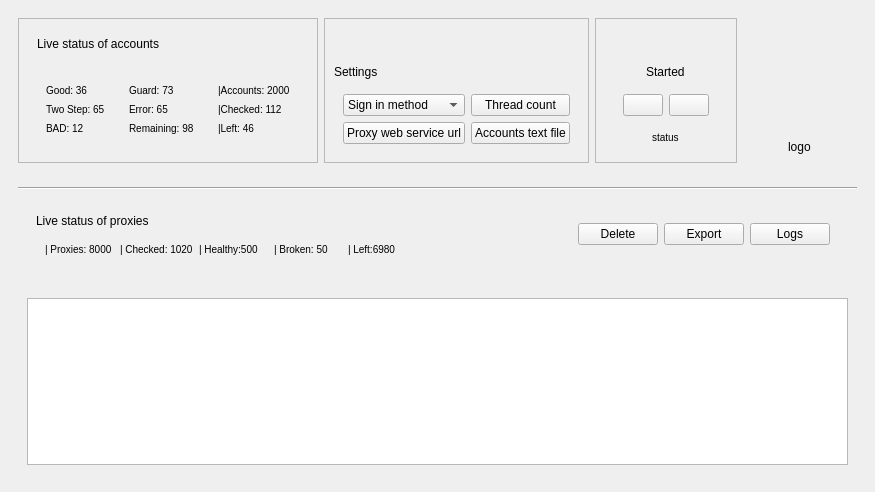
<?xml version="1.0" encoding="UTF-8"?>
<ui version="4.0">
 <class>MainWindow</class>
 <widget class="QMainWindow" name="MainWindow">
  <property name="geometry">
   <rect>
    <x>0</x>
    <y>0</y>
    <width>875</width>
    <height>492</height>
   </rect>
  </property>
  <property name="windowTitle">
   <string>MainWindow</string>
  </property>
  <property name="styleSheet">
   <string notr="true">#widget_2 QLabel{
	font-size: 10px;
}
#proxyStatusWidget QLabel{
	font-size: 10px;
}
#runningStatusTime{
	font-size:10px;
}</string>
  </property>
  <widget class="QWidget" name="centralwidget">
   <layout class="QVBoxLayout" name="verticalLayout">
    <item>
     <widget class="QFrame" name="mainContainer">
      <layout class="QHBoxLayout" name="horizontalLayout">
       <item>
        <widget class="QFrame" name="liveStatusFrame">
         <property name="maximumSize">
          <size>
           <width>305</width>
           <height>160</height>
          </size>
         </property>
         <property name="styleSheet">
          <string notr="true"/>
         </property>
         <property name="frameShape">
          <enum>QFrame::StyledPanel</enum>
         </property>
         <property name="frameShadow">
          <enum>QFrame::Raised</enum>
         </property>
         <layout class="QVBoxLayout" name="verticalLayout_2">
          <item>
           <widget class="QWidget" name="widget" native="true">
            <layout class="QVBoxLayout" name="verticalLayout_6">
             <item>
              <widget class="QLabel" name="live_status">
               <property name="styleSheet">
                <string notr="true"/>
               </property>
               <property name="text">
                <string>Live status of accounts</string>
               </property>
              </widget>
             </item>
            </layout>
           </widget>
          </item>
          <item>
           <widget class="QWidget" name="widget_2" native="true">
            <property name="maximumSize">
             <size>
              <width>285</width>
              <height>103</height>
             </size>
            </property>
            <layout class="QHBoxLayout" name="horizontalLayout_2">
             <item>
              <widget class="QWidget" name="widget_3" native="true">
               <layout class="QVBoxLayout" name="verticalLayout_3">
                <item>
                 <widget class="QLabel" name="good">
                  <property name="text">
                   <string>Good: 36</string>
                  </property>
                 </widget>
                </item>
                <item>
                 <widget class="QLabel" name="two_step">
                  <property name="text">
                   <string>Two Step: 65</string>
                  </property>
                 </widget>
                </item>
                <item>
                 <widget class="QLabel" name="bad">
                  <property name="text">
                   <string>BAD: 12</string>
                  </property>
                 </widget>
                </item>
               </layout>
              </widget>
             </item>
             <item>
              <widget class="QWidget" name="widget_4" native="true">
               <layout class="QVBoxLayout" name="verticalLayout_4">
                <item>
                 <widget class="QLabel" name="guard">
                  <property name="text">
                   <string>Guard: 73</string>
                  </property>
                 </widget>
                </item>
                <item>
                 <widget class="QLabel" name="error">
                  <property name="text">
                   <string>Error: 65</string>
                  </property>
                 </widget>
                </item>
                <item>
                 <widget class="QLabel" name="remainnig">
                  <property name="text">
                   <string>Remaining: 98</string>
                  </property>
                 </widget>
                </item>
               </layout>
              </widget>
             </item>
             <item>
              <widget class="QWidget" name="widget_5" native="true">
               <layout class="QVBoxLayout" name="verticalLayout_5">
                <item>
                 <widget class="QLabel" name="accounts">
                  <property name="styleSheet">
                   <string notr="true"/>
                  </property>
                  <property name="text">
                   <string>|Accounts: 2000</string>
                  </property>
                 </widget>
                </item>
                <item>
                 <widget class="QLabel" name="checked">
                  <property name="text">
                   <string>|Checked: 112</string>
                  </property>
                 </widget>
                </item>
                <item>
                 <widget class="QLabel" name="left">
                  <property name="text">
                   <string>|Left: 46</string>
                  </property>
                 </widget>
                </item>
               </layout>
              </widget>
             </item>
            </layout>
           </widget>
          </item>
         </layout>
        </widget>
       </item>
       <item>
        <widget class="QFrame" name="settingsFrame">
         <property name="frameShape">
          <enum>QFrame::StyledPanel</enum>
         </property>
         <property name="frameShadow">
          <enum>QFrame::Raised</enum>
         </property>
         <layout class="QVBoxLayout" name="verticalLayout_7">
          <item alignment="Qt::AlignBottom">
           <widget class="QLabel" name="label">
            <property name="text">
             <string>Settings</string>
            </property>
           </widget>
          </item>
          <item>
           <widget class="QWidget" name="widget_6" native="true">
            <layout class="QGridLayout" name="gridLayout">
             <item row="1" column="0">
              <widget class="QPushButton" name="addProxy">
               <property name="text">
                <string>Proxy web service url</string>
               </property>
              </widget>
             </item>
             <item row="1" column="1">
              <widget class="QPushButton" name="addAccounts">
               <property name="text">
                <string>Accounts text file</string>
               </property>
               <property name="icon">
                <iconset resource="resources.qrc">
                 <normaloff>:/icons/icons/upload.svg</normaloff>:/icons/icons/upload.svg</iconset>
               </property>
              </widget>
             </item>
             <item row="0" column="0">
              <widget class="QComboBox" name="methods">
               <item>
                <property name="text">
                 <string>Sign in method</string>
                </property>
               </item>
              </widget>
             </item>
             <item row="0" column="1">
              <widget class="QPushButton" name="threads">
               <property name="text">
                <string>Thread count</string>
               </property>
              </widget>
             </item>
            </layout>
           </widget>
          </item>
         </layout>
        </widget>
       </item>
       <item>
        <widget class="QFrame" name="runFrame">
         <property name="frameShape">
          <enum>QFrame::StyledPanel</enum>
         </property>
         <property name="frameShadow">
          <enum>QFrame::Raised</enum>
         </property>
         <layout class="QVBoxLayout" name="verticalLayout_8">
          <item alignment="Qt::AlignBottom">
           <widget class="QWidget" name="widget_7" native="true">
            <layout class="QVBoxLayout" name="verticalLayout_9">
             <item alignment="Qt::AlignHCenter">
              <widget class="QLabel" name="runningStatus">
               <property name="enabled">
                <bool>true</bool>
               </property>
               <property name="sizePolicy">
                <sizepolicy hsizetype="Preferred" vsizetype="Preferred">
                 <horstretch>0</horstretch>
                 <verstretch>0</verstretch>
                </sizepolicy>
               </property>
               <property name="text">
                <string>Started</string>
               </property>
              </widget>
             </item>
             <item>
              <widget class="QWidget" name="playStop" native="true">
               <layout class="QHBoxLayout" name="horizontalLayout_3">
                <item>
                 <widget class="QPushButton" name="playBtn">
                  <property name="text">
                   <string/>
                  </property>
                  <property name="icon">
                   <iconset resource="resources.qrc">
                    <normaloff>:/icons/icons/play.svg</normaloff>:/icons/icons/play.svg</iconset>
                  </property>
                  <property name="iconSize">
                   <size>
                    <width>20</width>
                    <height>20</height>
                   </size>
                  </property>
                 </widget>
                </item>
                <item>
                 <widget class="QPushButton" name="stopBtn">
                  <property name="text">
                   <string/>
                  </property>
                  <property name="icon">
                   <iconset resource="resources.qrc">
                    <normaloff>:/icons/icons/stop-circle.svg</normaloff>:/icons/icons/stop-circle.svg</iconset>
                  </property>
                  <property name="iconSize">
                   <size>
                    <width>23</width>
                    <height>23</height>
                   </size>
                  </property>
                 </widget>
                </item>
               </layout>
              </widget>
             </item>
             <item alignment="Qt::AlignHCenter|Qt::AlignBottom">
              <widget class="QLabel" name="runningStatusTime">
               <property name="text">
                <string>status</string>
               </property>
              </widget>
             </item>
            </layout>
           </widget>
          </item>
         </layout>
        </widget>
       </item>
       <item>
        <widget class="QWidget" name="widget_8" native="true">
         <layout class="QHBoxLayout" name="horizontalLayout_4">
          <item alignment="Qt::AlignHCenter|Qt::AlignBottom">
           <widget class="QLabel" name="sonyLogo">
            <property name="text">
             <string>logo</string>
            </property>
           </widget>
          </item>
         </layout>
        </widget>
       </item>
      </layout>
     </widget>
    </item>
    <item>
     <widget class="QFrame" name="proxiesContainer">
      <layout class="QVBoxLayout" name="verticalLayout_10">
       <item>
        <widget class="Line" name="line">
         <property name="orientation">
          <enum>Qt::Horizontal</enum>
         </property>
        </widget>
       </item>
       <item>
        <widget class="QWidget" name="widget_9" native="true">
         <layout class="QHBoxLayout" name="horizontalLayout_5">
          <item>
           <widget class="QWidget" name="widget_11" native="true">
            <layout class="QVBoxLayout" name="verticalLayout_11">
             <item>
              <widget class="QLabel" name="liveStatusProxies">
               <property name="text">
                <string>Live status of proxies</string>
               </property>
              </widget>
             </item>
             <item>
              <widget class="QWidget" name="proxyStatusWidget" native="true">
               <layout class="QHBoxLayout" name="horizontalLayout_6">
                <item>
                 <widget class="QLabel" name="allProxy">
                  <property name="text">
                   <string>| Proxies: 8000</string>
                  </property>
                 </widget>
                </item>
                <item>
                 <widget class="QLabel" name="checkedProxy">
                  <property name="text">
                   <string>| Checked: 1020</string>
                  </property>
                 </widget>
                </item>
                <item>
                 <widget class="QLabel" name="healthyProxy">
                  <property name="text">
                   <string>| Healthy:500</string>
                  </property>
                 </widget>
                </item>
                <item>
                 <widget class="QLabel" name="BrokenProxy">
                  <property name="text">
                   <string>| Broken: 50</string>
                  </property>
                 </widget>
                </item>
                <item>
                 <widget class="QLabel" name="leftProxy">
                  <property name="text">
                   <string>| Left:6980</string>
                  </property>
                 </widget>
                </item>
               </layout>
              </widget>
             </item>
            </layout>
           </widget>
          </item>
          <item>
           <widget class="QWidget" name="widget_12" native="true">
            <layout class="QVBoxLayout" name="verticalLayout_12">
             <item alignment="Qt::AlignRight|Qt::AlignTop">
              <widget class="QWidget" name="widget_14" native="true">
               <layout class="QHBoxLayout" name="horizontalLayout_7">
                <item>
                 <widget class="QPushButton" name="deleteProxy">
                  <property name="text">
                   <string>Delete</string>
                  </property>
                  <property name="icon">
                   <iconset resource="resources.qrc">
                    <normaloff>:/icons/icons/trash-2.svg</normaloff>:/icons/icons/trash-2.svg</iconset>
                  </property>
                 </widget>
                </item>
                <item>
                 <widget class="QPushButton" name="exportProxy">
                  <property name="text">
                   <string>Export</string>
                  </property>
                  <property name="icon">
                   <iconset resource="resources.qrc">
                    <normaloff>:/icons/icons/download.svg</normaloff>:/icons/icons/download.svg</iconset>
                  </property>
                 </widget>
                </item>
                <item>
                 <widget class="QPushButton" name="logProxy">
                  <property name="text">
                   <string>Logs</string>
                  </property>
                  <property name="icon">
                   <iconset resource="resources.qrc">
                    <normaloff>:/icons/icons/file-text.svg</normaloff>:/icons/icons/file-text.svg</iconset>
                  </property>
                 </widget>
                </item>
               </layout>
              </widget>
             </item>
            </layout>
           </widget>
          </item>
         </layout>
        </widget>
       </item>
       <item>
        <widget class="QWidget" name="widget_10" native="true">
         <layout class="QHBoxLayout" name="horizontalLayout_8">
          <item>
           <widget class="QTableView" name="proxyTableView"/>
          </item>
         </layout>
        </widget>
       </item>
      </layout>
     </widget>
    </item>
   </layout>
  </widget>
 </widget>
 <resources>
  <include location="resources.qrc"/>
 </resources>
 <connections/>
</ui>
